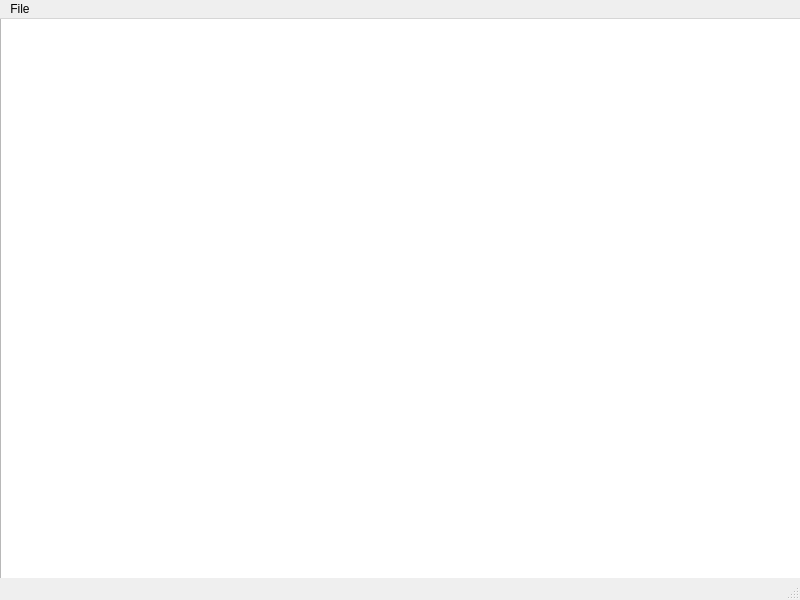
<?xml version="1.0" encoding="UTF-8"?>
<ui version="4.0">
 <class>MainWindow</class>
 <widget class="QMainWindow" name="MainWindow">
  <property name="geometry">
   <rect>
    <x>0</x>
    <y>0</y>
    <width>800</width>
    <height>600</height>
   </rect>
  </property>
  <property name="windowTitle">
   <string>MainWindow</string>
  </property>
  <widget class="QWidget" name="centralwidget">
   <widget class="QTableWidget" name="tableWidget">
    <property name="geometry">
     <rect>
      <x>0</x>
      <y>-10</y>
      <width>1021</width>
      <height>671</height>
     </rect>
    </property>
   </widget>
  </widget>
  <widget class="QMenuBar" name="menubar">
   <property name="geometry">
    <rect>
     <x>0</x>
     <y>0</y>
     <width>800</width>
     <height>21</height>
    </rect>
   </property>
   <widget class="QMenu" name="menuFile">
    <property name="title">
     <string>File</string>
    </property>
    <widget class="QMenu" name="menuPlaylists">
     <property name="title">
      <string>Playlists</string>
     </property>
     <addaction name="actionAdd_Playlist"/>
     <addaction name="actionView_Playlists_2"/>
    </widget>
    <widget class="QMenu" name="menuLibrary">
     <property name="title">
      <string>Library</string>
     </property>
     <addaction name="actionAdd_Music"/>
    </widget>
    <addaction name="menuLibrary"/>
    <addaction name="menuPlaylists"/>
   </widget>
   <addaction name="menuFile"/>
  </widget>
  <widget class="QStatusBar" name="statusbar"/>
  <action name="actionAdd_Playlist">
   <property name="text">
    <string>Add Playlist</string>
   </property>
  </action>
  <action name="actionView_Playlists">
   <property name="text">
    <string>View Playlists</string>
   </property>
  </action>
  <action name="actionAdd_Music">
   <property name="text">
    <string>Add Music</string>
   </property>
  </action>
  <action name="actionView_Playlists_2">
   <property name="text">
    <string>View Playlists</string>
   </property>
  </action>
 </widget>
 <resources/>
 <connections/>
</ui>
